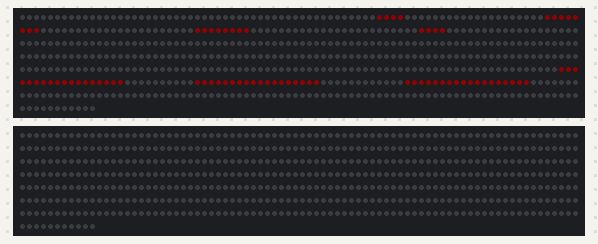
Bench run of a program on a simulated ESP32-S2. On the bench: 2 × 571 RGB LEDs in strip order, left to right, continuing on the next row. Dim RGB values are drawn brighter than linear.

Above: at 0.1 s.

The program:

main.cpp
```cpp
#include <Arduino.h>
#include <FastLED.h>
#include <WS35_index.h>
#include <WS35_index.cpp>
#include <cmath>

CRGB LEDsLeftBack[WholePanelLEDCount];
CRGB LEDsRightBack[WholePanelLEDCount];

void setup() {
  // put your setup code here, to run once:
  Serial.begin(115200);

  InitLEDsAndCRGBIndex(LEDsLeftBack, LEDsRightBack);
}

void loop() {
  // put your main code here, to run repeatedly:

  /* TESTING
  Address1 = FindAddress(Coord1);

  printf("Coordinate{%i, %i}\n", Coord1.x, Coord1.y);
  printf("Address:{%p, %i}\n\n", (void *)Address1.LEDstring, Address1.index );
  printf("ref:\n back left: %p\n front left: %p\n front right: %p\n back right: %p\n\n", (void *)getCRGBForPin(WS35LeftBackPin), (void *)getCRGBForPin(WS35LeftFrontPin), (void *)getCRGBForPin(WS35RightFrontPin), (void *)getCRGBForPin(WS35RightBackPin));

  delay(2000);
  */


    LEDCoordinate coord1 = {0 , 0};
    LEDAddress Address1 = {nullptr, OUTBOUND_LED};


    for(int i = 7; i < 20;i++){
      for(int j = 5; j < 11; j++){

        coord1 = {i, j};
        Address1 = FindAddress(coord1);
        Address1.LEDstring[Address1.index].setHSV(0, 255, 64);

      }
    }

     FastLED.show();


  /*
  for(int i = 0; i < Num_LED; i++ ){

    for(int j = 0; j < Num_LED; j++ ){
      leds[j].setHSV(j,255,64);
    }

    leds[i].setHSV(i,0,64);
    FastLED.show();
    delay(100);
  }
    */


}
```

WS35_index.cpp
```cpp
#pragma once
#include <WS35_index.h>
#include <Arduino.h>
#include <cmath>

struct CRGBindexTEMPLATE CRGBindex = {nullptr, nullptr};

void InitLEDsAndCRGBIndex (CRGB* LEDsLeftback, CRGB* LEDsRightBack){

    FastLED.addLeds<WS2812,WS35LeftBackPin,GRB>(LEDsLeftback,WholePanelLEDCount);
    FastLED.addLeds<WS2812,WS35RightBackPin,GRB>(LEDsRightBack,WholePanelLEDCount);

    CRGBindex.LEDsLeftback = LEDsLeftback;
    CRGBindex.LEDsRightback = LEDsRightBack;
}


LEDAddress FindAddress (LEDCoordinate Coordinate){

    LEDAddress Address = { nullptr, OUTBOUND_LED};

    // If the coordinate is not in bounds, return an error.
    if(Coordinate.x == 0 || Coordinate.x <= -35 || Coordinate.x  >= 35 || Coordinate.y <= 0 || Coordinate.y >= 24){
        return Address;
    }

    // picks the pin based on x position.
    if(Coordinate.x > 0){
        Address.LEDstring = CRGBindex.LEDsLeftback;
    } else {
        Address.LEDstring = CRGBindex.LEDsRightback;
        Coordinate.x *= -1;
    }

    // fixs coordinate to match array index, then returns the LEDs index number.
    Address.index = WS35Left_chain[Coordinate.x - 1][Coordinate.y - 1];
    return Address;

}
```

WS35_index.h
```cpp
#pragma once
#include <FastLED.h>
/*
*   This dependency is dedicated to converting given coordinates on Coela Cant's
*   WS35 LED boards to return an index and pin (an address) for the FastLed library
*   to edit. The grid will look like this:
*
*             (+y)     ____                                ____
*              ^      /.~. """",,,                  ,,,"""" .~.\
*              |      \  ,___    /                  \    ___,  /
*             y = 0    \________/  Right panel       \________/  left panel
*                           (-x)  <----- x=0 ----->  (+x)
*
*   x = 0, will be the gap between LED panels and so its not usable, to make it
*   match, y = 0 is also the not usable and represents the space just below the
*   panels. This may however cause confusion since the matrixes holding the map
*   start indexing at 0.
*/

// this is the number of LEDs depending on the panel. (These functions currently only
// support whole panels, when the board perforation is not split)

#define BackPanelLEDCount 346
#define FrontPanelLEDCount 225
#define WholePanelLEDCount 571

/*
*    These define what pins output to the led boards. The index is only built to
*    support when the boards are in one piece and the perforation is not split.
*/

#define WS35LeftBackPin 38
#define WS35RightBackPin 36

/*
*   These structs will be used to encode the number pairs to define LEDs by coordinate,
*   and address.
*/

//coordinate of LED on face WS35 panels
struct LEDCoordinate {
    int x;
    int y;
};
        // number used in the LEDcoordinate struct to indicate nonexistant position
        #define COORDINATE_ERROR 0


//Address of LED on face WS35 panels
struct LEDAddress {
    CRGB* LEDstring;
    int index;
};
        // number used to represent nonexistant LED in LEDAddress
        #define NO_LED -1

        // number used to represent out of bound LED in LEDAddress
        #define OUTBOUND_LED -2


// Orders the CRGB structs of the two LED panels in a convenient way. There will only
// be one of these used.
struct CRGBindexTEMPLATE {
    CRGB* LEDsLeftback;
    CRGB* LEDsRightback;
};

// this must be global VVVVVV. The full declaration is in the associated .ccp.

extern struct CRGBindexTEMPLATE CRGBindex;


/*
*   This is a map of LEDs coordinates to their index in the LED series. the dimensions
*   are ordered so you can write them in x y order. -1 represents points with no LED,
*   -1 = NO_LED.
*
*   (Panel wired from back segment)
*/
int WS35Left_chain[34][23] = {
    { -1,  -1,  -1,  -1,  -1,  -1,  -1, 448, 449, 478, 479, 508, 509,  -1,  -1,  -1,  -1,  -1,  -1,  -1,  -1,  -1,  -1}, // row 0
    { -1,  -1,  -1,  -1,  -1, 419, 420, 447, 450, 477, 480, 507, 510, 537,  -1,  -1,  -1,  -1,  -1,  -1,  -1,  -1,  -1}, // row 1
    { -1,  -1,  -1, 392, 393, 418, 421, 446, 451, 476, 481, 506, 511, 536,  -1,  -1,  -1,  -1,  -1,  -1,  -1,  -1,  -1}, // row 2
    { -1, 367, 368, 391, 394, 417, 422, 445, 452, 475, 482, 505, 512, 535, 538,  -1,  -1,  -1,  -1,  -1,  -1,  -1,  -1}, // row 3
    {346, 366, 369, 390, 395, 416, 423, 444, 453, 474, 483, 504, 513, 534, 539,  -1,  -1,  -1,  -1,  -1,  -1,  -1,  -1}, // row 4
    {347, 365, 370, 389, 396, 415, 424, 443, 454, 473, 484, 503, 514, 533, 540,  -1,  -1,  -1,  -1,  -1,  -1,  -1,  -1}, // row 5
    {348, 364, 371, 388, 397, 414, 425, 442, 455, 472, 485, 502, 515, 532, 541, 558,  -1,  -1,  -1,  -1,  -1,  -1,  -1}, // row 6
    {349, 363, 372, 387, 398, 413, 426, 441, 456, 471, 486, 501, 516, 531, 542, 557,  -1,  -1,  -1,  -1,  -1,  -1,  -1}, // row 7
    {350, 362, 373, 386, 399, 412, 427, 440, 457, 470, 487, 500, 517, 530, 543, 556, 559,  -1,  -1,  -1,  -1,  -1,  -1}, // row 8
    {351, 361, 374, 385, 400, 411, 428, 439, 458, 469, 488, 499, 518, 529, 544, 555, 560,  -1,  -1,  -1,  -1,  -1,  -1}, // row 9
    {352, 360, 375, 384, 401, 410, 429, 438, 459, 468, 489, 498, 519, 528, 545, 554, 561,  -1,  -1,  -1,  -1,  -1,  -1}, // row 10
    {353, 359, 376, 383, 402, 409, 430, 437, 460, 467, 490, 497, 520, 527, 546, 553, 562, 569,  -1,  -1,  -1,  -1,  -1}, // row 11
    {354, 358, 377, 382, 403, 408, 431, 436, 461, 466, 491, 496, 521, 526, 547, 552, 563, 568,  -1,  -1,  -1,  -1,  -1}, // row 12
    {355, 357, 378, 381, 404, 407, 432, 435, 462, 465, 492, 495, 522, 525, 548, 551, 564, 567, 570,  -1,  -1,  -1,  -1}, // row 13
    { -1, 356, 379, 380, 405, 406, 433, 434, 463, 464, 493, 494, 523, 524, 549, 550, 565, 566,  -1,  -1,  -1,  -1,  -1}, // row 14

    { -1,  23,  24,  50,  51,  78,  79, 108, 109, 140, 141, 174, 175, 210, 211, 247, 248, 284, 285,  -1,  -1,  -1,  -1}, // row 15
    {  0,  22,  25,  49,  52,  77,  80, 107, 110, 139, 142, 173, 176, 209, 212, 246, 249, 283, 286, 318,  -1,  -1,  -1}, // row 16
    {  1,  21,  26,  48,  53,  76,  81, 106, 111, 138, 143, 172, 177, 208, 213, 245, 250, 282, 287, 317,  -1,  -1,  -1}, // row 17
    {  2,  20,  27,  47,  54,  75,  82, 105, 112, 137, 144, 171, 178, 207, 214, 244, 251, 281, 288, 316, 319,  -1,  -1}, // row 18
    {  3,  19,  28,  46,  55,  74,  83, 104, 113, 136, 145, 170, 179, 206, 215, 243, 252, 280, 289, 315, 320,  -1,  -1}, // row 19
    {  4,  18,  29,  45,  56,  73,  84, 103, 114, 135, 146, 169, 180, 205, 216, 242, 253, 279, 290, 314, 321,  -1,  -1}, // row 20
    {  5,  17,  30,  44,  57,  72,  85, 102, 115, 134, 147, 168, 181, 204, 217, 241, 254, 278, 291, 313, 322, 340,  -1}, // row 21
    {  6,  16,  31,  43,  58,  71,  86, 101, 116, 133, 148, 167, 182, 203, 218, 240, 255, 277, 292, 312, 323, 339,  -1}, // row 22
    {  7,  15,  32,  42,  59,  70,  87, 100, 117, 132, 149, 166, 183, 202, 219, 239, 256, 276, 293, 311, 324, 338,  -1}, // row 23
    {  8,  14,  33,  41,  60,  69,  88,  99, 118, 131, 150, 165, 184, 201, 220, 238, 257, 275, 294, 310, 325, 337, 341}, // row 24
    {  9,  13,  34,  40,  61,  68,  89,  98, 119, 130, 151, 164, 185, 200, 221, 237, 258, 274, 295, 309, 326, 336, 342}, // row 25
    { 10,  12,  35,  39,  62,  67,  90,  97, 120, 129, 152, 163, 186, 199, 222, 236, 259, 273, 296, 308, 327, 335, 343}, // row 26
    { -1,  11,  36,  38,  63,  66,  91,  96, 121, 128, 153, 162, 187, 198, 223, 235, 260, 272, 297, 307, 328, 334, 344}, // row 27
    { -1,  -1,  -1,  37,  64,  65,  92,  95, 122, 127, 154, 161, 188, 197, 224, 234, 261, 271, 298, 306, 329, 333, 345}, // row 28
    { -1,  -1,  -1,  -1,  -1,  -1,  93,  94, 123, 126, 155, 160, 189, 196, 225, 233, 262, 270, 299, 305, 330, 332,  -1}, // row 29
    { -1,  -1,  -1,  -1,  -1,  -1,  -1,  -1, 124, 125, 156, 159, 190, 195, 226, 232, 263, 269, 300, 304, 331,  -1,  -1}, // row 30
    { -1,  -1,  -1,  -1,  -1,  -1,  -1,  -1,  -1,  -1, 157, 158, 191, 194, 227, 231, 264, 268, 301, 303,  -1,  -1,  -1}, // row 31
    { -1,  -1,  -1,  -1,  -1,  -1,  -1,  -1,  -1,  -1,  -1,  -1, 192, 193, 228, 230, 265, 267, 302,  -1,  -1,  -1,  -1}, // row 32
    { -1,  -1,  -1,  -1,  -1,  -1,  -1,  -1,  -1,  -1,  -1,  -1,  -1,  -1,  -1, 229, 266,  -1,  -1,  -1,  -1,  -1,  -1}, // row 33
};

//  Macro to make defining the CRGB structs Faster
#define LEDs_Struct_Init_Macro CRGB LEDsLeftBack[WholePanelLEDCount]; CRGB LEDsRightBack[WholePanelLEDCount]

//  builds the CRGBindex struct. also preforms the FastLED.addLEDs usually done on startup.
void InitLEDsAndCRGBIndex (CRGB* LEDsLeftback, CRGB* LEDsRightBack);

//  This function takes in a coordinate and returns an led address
//  .pin = NO_LED indicates a grid space
//  .pin = OUTBOUND_LED if you try to find an address off of the coordinate grid
//  when .pin = OUTBOUND_LED, .LEDstring = nullptr
LEDAddress FindAddress (LEDCoordinate Coordinate); 
```
